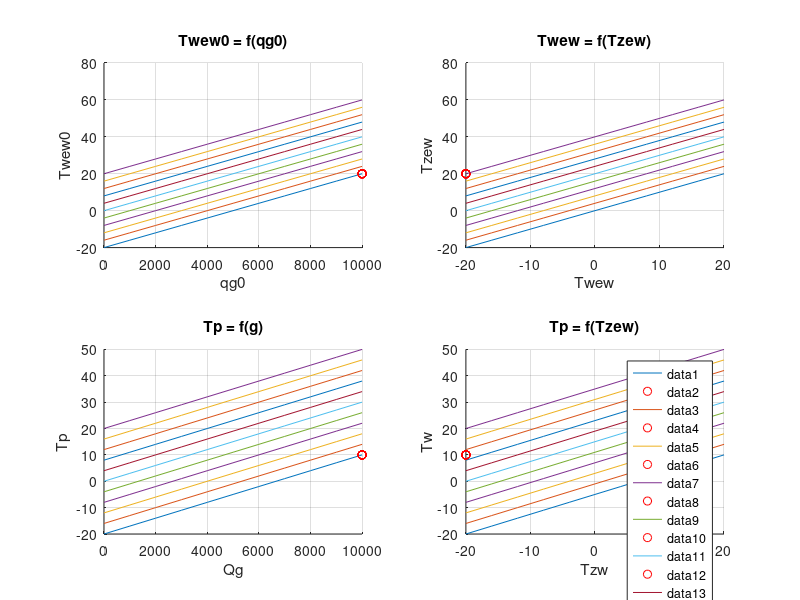

The MATLAB source for this figure:
% GENEROWANIE RODZINY CHARAKTERYSTYK STATYCZNYCH - SZABLON
% ------------- -------------- -------------- ------------- --
clear; close all;


% --- I - identyfikacja ---
% wartosci nominalne
qgN = 10000;
TzewN = -20;
TwewN = 20;
TpN = 10;


% wspolczynnik 'a'
a = 0.25;


% identyfikacja parametrow statycznych
Kcw =  qgN/(TwewN * (1 + a) - TzewN - a * TpN);
Kcp = (qgN/(TwewN * (1 + a) - TzewN - a * TpN))  * (a * (TwewN - TpN))/(TpN -  TzewN);
Kcwp = a*qgN/(TwewN*(1+a) -TzewN - a*TpN);


% --- II - charakterystyki statyczne ---
% charaketrystyka 1 - Twew (qg)
qg0 = 0:0.1* qgN : qgN ;
Tzew = linspace(TzewN,TwewN,length(qg0));
%Tzew = TzewN ; 

for i = 1:length(qg0)

%
Twew0 = ((qg0*(Kcp + Kcwp))/(Kcwp*Kcw + Kcp * Kcw + Kcp * Kcwp)) + Tzew(i);
Tp0 = (Kcp*Tzew(i) + Kcwp * Twew0)/(Kcwp + Kcp);


subplot(221);
title("Twew0 = f(qg0)");
xlabel("qg0")
ylabel("Twew0")
hold on;
grid on;

plot(qg0,Twew0);
plot(qgN,TwewN,'ro');

%legend

subplot(222)
title("Twew = f(Tzew)");
xlabel("Twew")
ylabel("Tzew")
hold on;
grid on;

plot(Tzew,Twew0);
plot(TzewN,TwewN,'ro');


subplot(223)
title("Tp = f(g)")
xlabel("Qg")
ylabel("Tp")
hold on;
grid on;

plot(qg0,Tp0);
plot(qgN,TpN,'ro');


subplot(224)
title("Tp = f(Tzew)")
xlabel("Tzw")
ylabel("Tw")
hold on;
grid on;

plot(Tzew,Tp0);
plot(TzewN,TpN,'ro');



end
legend

